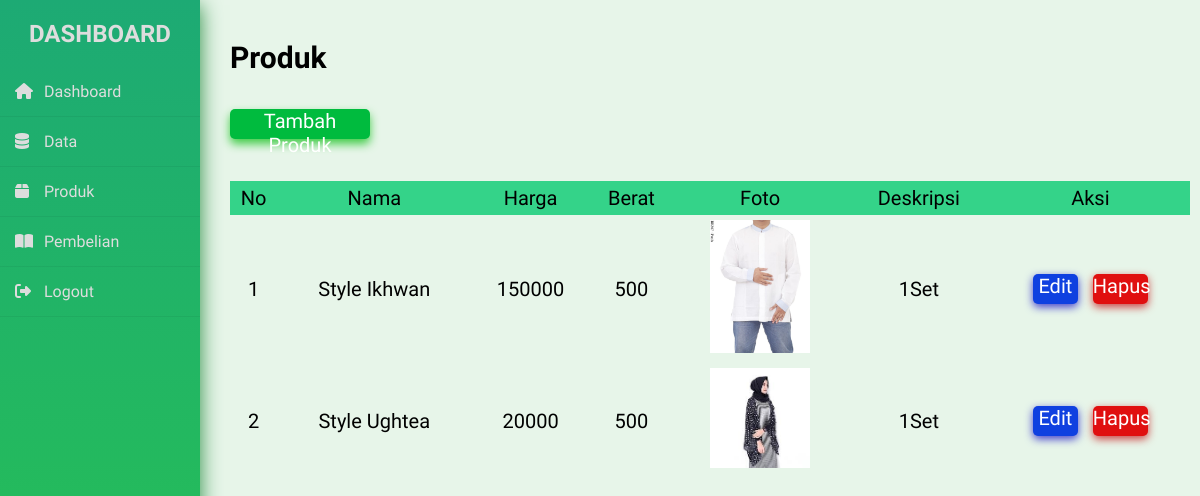
The page /admin/dashboard.php?halaman=produk on the database its author committed.
### tables this page shows
CREATE TABLE `produk` (
  `id_produk` int(11) NOT NULL,
  `nama_produk` varchar(100) NOT NULL,
  `harga_produk` int(11) NOT NULL,
  `berat` int(11) NOT NULL,
  `foto_produk` varchar(100) NOT NULL,
  `deskripsi_produk` text NOT NULL
);

### admin/produk.php (the view)
<h2>Produk</h2>
<br>
<a href="dashboard.php?halaman=tambahproduk" class="tambah-produk">Tambah Produk</a><br><br>
<table class="table1">
    <thead>
        <tr>
            <th>No</th>
            <th>Nama</th>
            <th>Harga</th>
            <th>Berat</th>
            <th>Foto</th>
            <th>Deskripsi</th>
            <th>Aksi</th>
        </tr>
    </thead>
    <tbody>
        <?php $id = 1; ?>
        <?php $ambil = $db->query("SELECT * FROM produk"); ?>
        <?php while ($pecah = $ambil->fetch_assoc()) { ?>
            <tr>
                <td><?php echo $id; ?></td>
                <td><?php echo $pecah['nama_produk']; ?></td>
                <td><?php echo $pecah['harga_produk']; ?></td>
                <td><?php echo $pecah['berat']; ?></td>
                <td>
                    <img src="../foto_produk/<?php echo $pecah['foto_produk']; ?>" width="100">
                </td>
                <td><?php echo $pecah['deskripsi_produk']; ?></td>
                <td>
                    <a href="dashboard.php?halaman=editproduk&id=<?php echo $pecah['id_produk']; ?>" class="btn-edit">Edit</a> &nbsp;
                    <a href="dashboard.php?halaman=hapusproduk&id=<?php echo $pecah['id_produk']; ?>" class="btn-hapus" onClick="return confirm('Yakin menghapus data?')">Hapus</a>
                </td>
            </tr>
            <?php $id++; ?>
        <?php } ?>
    </tbody>
</table>

### css/dashboard.css (style rules this page uses)
* { margin: 0; padding: 0; box-sizing: border-box; list-style: none; text-decoration: none; font-family: 'Abel', sans-serif; }
body { background: rgb(231, 245, 233); }
.table1 { color: rgb(0, 0, 0); width: 100%; border-collapse: collapse; }
.table1 tr th { background: rgb(52, 211, 137); color: rgb(0, 0, 0); font-weight: normal; }
.table1, th, td { padding: 5px 1px; text-align: center; }
.btn-hapus { display:inline-block; text-align: center; cursor:pointer; height: 30px; width: 55px; border-radius: 5px; text-decoration:none; color:rgb(255, 255, 255); background-color:#e00f0f; box-shadow: 0 3px 8px 0 rgb(204, 64, 64); }
.btn-edit { display:inline-block; text-align: center; cursor:pointer; height: 30px; width: 45px; border-radius: 5px; text-decoration:none; color:rgb(255, 255, 255); background-color:#0f40e0; box-shadow: 0 3px 8px 0 rgb(67, 64, 204); }
.tambah-produk { margin-top: 10px; display:inline-block; cursor:pointer; height: 30px; width: 140px; border-radius: 5px; text-align: center; text-decoration:none; color:rgb(255, 255, 255); background-color:rgb(0, 187, 62); box-shadow: 0 5px 10px 0 rgb(64, 204, 71); }

### rows shown on the page
produk: nama_produk "Style Ikhwan", harga_produk "150000", berat "500", foto_produk (picture), deskripsi_produk "1Set"
produk: nama_produk "Style Ughtea", harga_produk "20000", berat "500", foto_produk (picture), deskripsi_produk "1Set"
